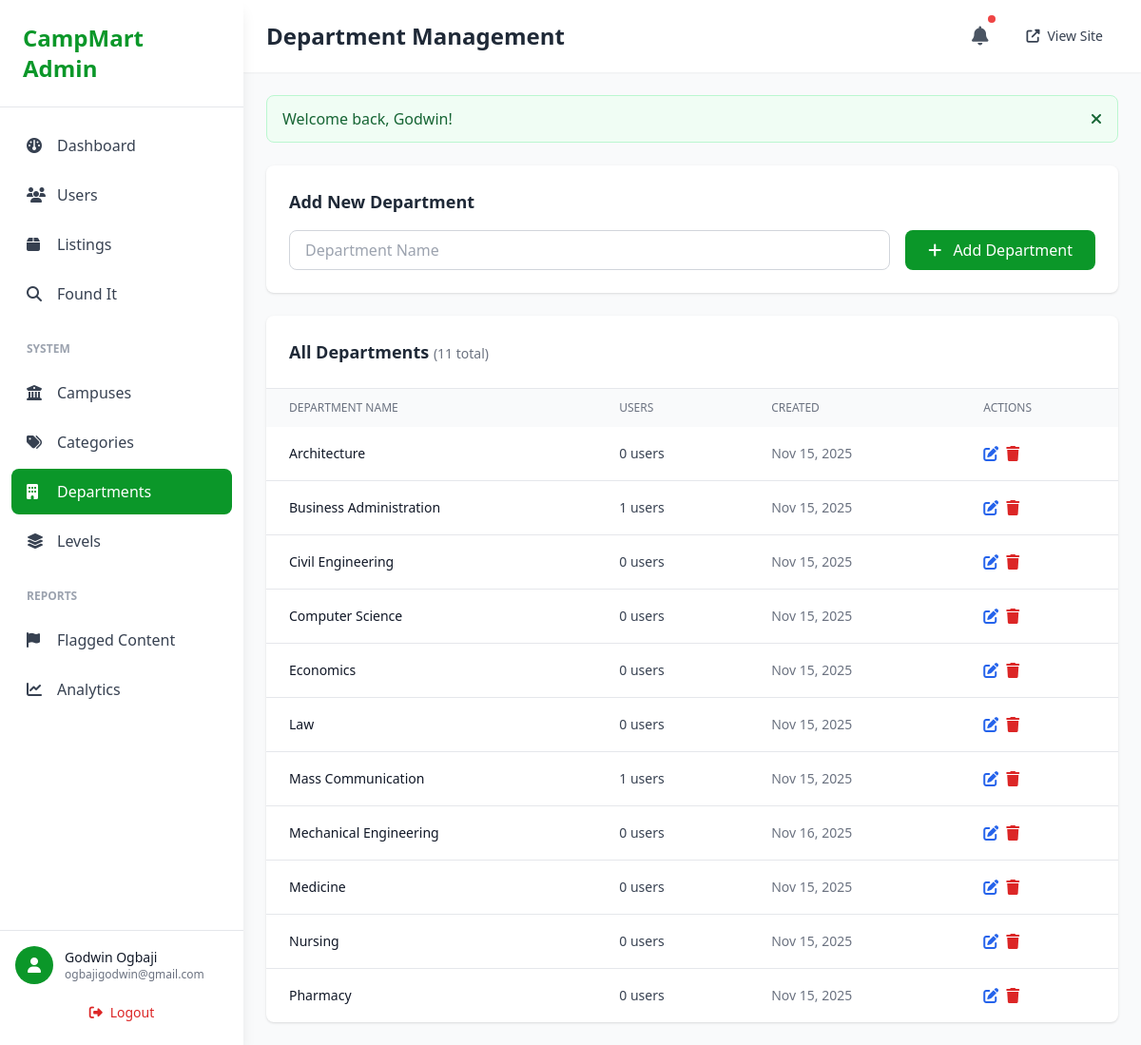
The app's page /admin/departments.php (signed in) with its own data.
### tables this page shows
CREATE TABLE `departments` (
  `department_id` int(11) NOT NULL,
  `department_name` varchar(255) NOT NULL,
  `created_at` timestamp NOT NULL DEFAULT current_timestamp(),
  `updated_at` timestamp NOT NULL DEFAULT current_timestamp() ON UPDATE current_timestamp()
);

### admin/departments.php (the view, shortened to what this page needs)
<?php
$db = Database::getInstance();
$conn = $db->getConnection();
$departments = $conn->query("
    SELECT d.department_id, d.department_name, d.created_at,
           (SELECT COUNT(*) FROM users WHERE department_id = d.department_id) as user_count
    FROM departments d
    ORDER BY d.department_name ASC
");
require_once 'header.php';
?>
<div class="bg-white rounded-lg shadow mb-6">
    <div class="p-6">
        <h3 class="text-lg font-semibold text-gray-800 mb-4">Add New Department</h3>
        <form method="POST" class="flex gap-4">
            <input type="text" name="department_name" placeholder="Department Name" required
                   class="flex-1 px-4 py-2 border border-gray-300 rounded-lg focus:ring-2 focus:ring-primary focus:border-transparent">
            <button type="submit" class="px-6 py-2 bg-primary text-white rounded-lg hover:bg-opacity-90">
                <i class="fas fa-plus mr-2"></i> Add Department
            </button>
        </form>
    </div>
</div>
<div class="bg-white rounded-lg shadow">
    <div class="p-6 border-b">
        <h3 class="text-lg font-semibold text-gray-800">
            All Departments <span class="text-sm text-gray-500 font-normal">(<?php echo $departments->num_rows; ?> total)</span>
        </h3>
    </div>
    <div class="overflow-x-auto">
        <table class="w-full">
            <thead class="bg-gray-50">
                <tr>
                    <th class="px-6 py-3 text-left text-xs font-medium text-gray-500 uppercase">Department Name</th>
                    <th class="px-6 py-3 text-left text-xs font-medium text-gray-500 uppercase">Users</th>
                    <th class="px-6 py-3 text-left text-xs font-medium text-gray-500 uppercase">Created</th>
                    <th class="px-6 py-3 text-left text-xs font-medium text-gray-500 uppercase">Actions</th>
                </tr>
            </thead>
            <tbody class="divide-y divide-gray-200">
                <?php if ($departments->num_rows > 0): ?>
                    <?php while ($dept = $departments->fetch_assoc()): ?>
                        <tr class="hover:bg-gray-50">
                            <td class="px-6 py-4">
                                <p class="text-sm font-medium text-gray-900"><?php echo htmlspecialchars($dept['department_name']); ?></p>
                            </td>
                            <td class="px-6 py-4 text-sm text-gray-700">
                                <?php echo number_format($dept['user_count']); ?> users
                            </td>
                            <td class="px-6 py-4 text-sm text-gray-500">
                                <?php echo date('M d, Y', strtotime($dept['created_at'])); ?>
                            </td>
                            <td class="px-6 py-4">
                                <div class="flex items-center gap-2">
                                    <button onclick="editDepartment(<?php echo $dept['department_id']; ?>, '<?php echo htmlspecialchars($dept['department_name'], ENT_QUOTES); ?>')"
                                            class="text-blue-600 hover:text-blue-800" title="Edit">
                                        <i class="fas fa-edit"></i>
                                    </button>
                                    <form method="POST" class="inline" onsubmit="return confirm('Are you sure you want to delete this department?');">
                                        <button type="submit" class="text-red-600 hover:text-red-800" title="Delete">
                                            <i class="fas fa-trash"></i>
                                        </button>
                                    </form>
                                </div>
                            </td>
                        </tr>
                    <?php endwhile; ?>
                <?php endif; ?>
            </tbody>
        </table>
    </div>
</div>
<?php require_once 'footer.php'; ?>

### records on screen
departments: department_name "Architecture", user_count "0", created_at "Nov 15, 2025"
departments: department_name "Business Administration", user_count "1", created_at "Nov 15, 2025"
departments: department_name "Civil Engineering", user_count "0", created_at "Nov 15, 2025"
departments: department_name "Computer Science", user_count "0", created_at "Nov 15, 2025"
departments: department_name "Economics", user_count "0", created_at "Nov 15, 2025"
departments: department_name "Law", user_count "0", created_at "Nov 15, 2025"
departments: department_name "Mass Communication", user_count "1", created_at "Nov 15, 2025"
departments: department_name "Mechanical Engineering", user_count "0", created_at "Nov 16, 2025"
departments: department_name "Medicine", user_count "0", created_at "Nov 15, 2025"
departments: department_name "Nursing", user_count "0", created_at "Nov 15, 2025"
departments: department_name "Pharmacy", user_count "0", created_at "Nov 15, 2025"

### other values on screen
getAdminName() "Godwin Ogbaji"
getAdminEmail() "ogbajigodwin@gmail.com"
$page_title "Department Management"
$_SESSION['success'] "Welcome back, Godwin!"
$departments->num_rows "11"
